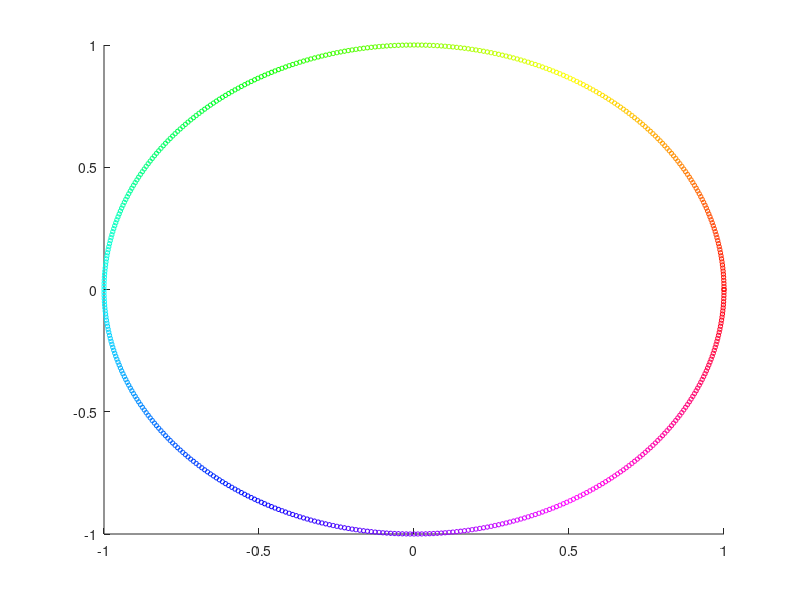

MATLAB code for this plot: (Note: this script raises an error after producing the figure.)
%make evenly spaced points on the color circle
hue=0:.002:1;

%calculate the difference in hue between all the points
%setup matrices with values of hue1 and hue2
[h1,h2]=meshgrid(hue,hue);
%calculate the absolute difference
dhue=abs(h1-h2);
%for hues more than .5 apart, take the complement distance which is smaller
badones=find(dhue>.5);
dhue(badones)=1-dhue(badones);

%we want constant saturation and value for our HSV values
saturation=ones(size(hue));
value=ones(size(hue));

%construct an hsv colormap
hsv=[hue;saturation;value]';

%plot out our color wheel
figure(1);
clf;
%calculate the x and y positions
x=cos(hue*2*pi);
y=sin(hue*2*pi);
%scatter plot the results using our hsv values to color them
scatter(x,y,10,hsv2rgb(hsv));

%load the data
data=load('synapsinR_7thA.tif.Pivots.txt.Features.txt');

numchannels=size(data,2)/6;
goodones=1:size(data,2);
goodones=reshape(goodones',6,numchannels)';
goodones=goodones(:,1:4)';
goodones=goodones(:);

data=data(:,goodones);
%N is the number of synapses
N=size(data,1);
%M is the number of features
M=size(data,2);
%%
%K is the number of points in our kohonen network
K=length(hue);

%calculate the min, max, range, standard deviation and mean
%of every feature
maxvals=max(data,1);
minvals=min(data,1);
range=maxvals-minvals;
stds=std(data,[],1);
means=mean(data,1);

%normalize the data, by subtracting the mean and dividing by the standard
%deviation of every feature
data=(data-repmat(means,N,1))./repmat(stds,N,1);

%start out with random positions for each member of the kohonen network
%in this normalized space.  Each row is a member of our network along the 
%color wheel, each column is the value in the dimension of the feature space.
positions=randn(K,M);
%%

%loop through time
T=50000;
counts=zeros(1,K);

for t=1:T
   
    %have a factor which gets smaller and smaller over time
    eta=.3*exp(-t/(T/5))+1*exp(-t/(100));
    
    %define the coefficents which will modulate the pull of all the other hues
    %when you pull on one.
    sig_hue=.01*((T-t)/T)+.005+.2*exp(-t/(5000))+1*exp(-t/(100));
    move_coeff=exp(-dhue.^2/(2*sig_hue.^2));

    %pull out a random index from all the synanpses
    randguy=ceil(N*rand(1));
    
    %calculate the differential vector from our random guy
    %to each of the members of the kohonen network
    deltv_inspace=repmat(data(randguy,:),K,1)-positions;
    
    %calculate the absolute euclidean distance
    distances_inspace=sqrt(sum(deltv_inspace.^2,2));
    
    %find out the minimum distance amongst the members of the kohonen 
    %network and which member is the minimum
    [mindist,minguy]=min(distances_inspace);
    
    %calculate the delta vector that we want to move each of the members
    %of the kohonen network.  It should be in the direction of the
    %difference between each member and the random point
    %but modulated in strength by eta, and the movement coefficents
    %which will drag the guy closest and the guys near the closest guy
    %(near in terms of the color hue space) farther than those "far" away
    %(again.. far in terms of the color hue space).
    positions=positions+eta*repmat(move_coeff(:,minguy),1,M).*deltv_inspace;
    
    counts(minguy)=counts(minguy)+1;
    %plot out the positions every 100th time step
    if (mod(t,100)==1)
       
        figure(4);
        clf;
        bar(counts);
        
        figure(5);
        clf;
        for i=1:4
            subplot(2,2,i)
            imagesc(positions(:,1+i-1:4:end));
            caxis([-1 1]);
        end
        
        
    end
end
%%
%after we have the positions of the synapse we want to go through the
%entire list of synapses, find the kohonen network guy closest
%and then give him the hue value of that closest guy
N=length(data);
data_hue=zeros(N,1);
mindist=zeros(N,1);
minguy=zeros(N,1);
for i=1:N
   
    if mod(i,10000)==1
       
        disp(i*1.0/N);
      
        disp(i);
    end  
    delt=repmat(data(i,:),K,1)-positions;
    dist=sum(delt.^2,2);
    [mindist(i),minguy(i)]=min(dist);
    data_hue(i)=hue(minguy(i));
end
%%
numbins=150;
dist_prob=zeros(K,numbins+1);
for i=1:K
  
    dist_prob(i,:)=histc(mindist(minguy==i),0:numbins);
    
    dist_prob(i,:)=dist_prob(i,:)./(repmat(sum(dist_prob(i,:),2),1,numbins+1));
    
    
end

%%
%we want constant saturation and value for our HSV values
data_hsv=[data_hue ones(size(data_hue)) ones(size(data_hue))];

%convert this to RGB values from 0 to 255
data_rgb=floor(256*hsv2rgb(data_hsv));

%save this as a txt file
fid=fopen('synapsinR_7thA.tif.Pivots.kohonen_rgb5.txt','w');
fprintf(fid,'%d,%d,%d\n',data_rgb');
fclose(fid);
%%

classes=zeros(size(data,1),4);
classes(:,1)=load('VGluT1Predictions.txt');
classes(:,2)=load('VGluT2Predictions.txt');
classes(:,3)=load('GabaPredictions.txt');
classes(:,4)=load('THPredictions.txt');




%%
pivots=load('synapsinR_7thA.tif.Pivots.txt');
data_minguy=round(data_hue*500);
data_minguy=data_minguy+1;

numbins=100;
densities=zeros(K,numbins);
densities_x=zeros(K,numbins/4);
max_x=max(pivots(:,1));
max_y=max(pivots(:,2));

for i=1:K
   goodones=find(data_minguy==i);
   N=hist(pivots(goodones,2),1:max_y/numbins:max_y);
   densities(i,:)=N;
   N=hist(pivots(goodones,1),1:4*max_x/numbins:max_x);
   densities_x(i,:)=N;
   
end
densities_norm=densities./repmat(sum(densities,2),1,numbins);
densities_norm_x=densities_x./repmat(sum(densities_x,2),1,numbins/4);
%%

%%
bottom=.15;
height=.75;
std_buff=.03;
numplots=5;
mini=.02;
std_width=(1-mini-std_buff*numplots-.005)/numplots;
std_total=std_width+std_buff;

figure(90);
set(gcf,'Position',[20 500 1024 768]);
clf;

subplot('position',[0 bottom mini height]);
scatter(zeros(1,K),-(1:K),10,hsv2rgb(hsv));
axis tight;
xlim([-.01 .01]);
axis off;

% Set the X-Tick locations so that every other month is labeled.
%Xt = 1:2:11;
%Xl = [1 12];
%set(gca,'XTick',Xt,'XLim',Xl);

% Add the months as tick labels.
labels = ['Synap ';
'Synap ';
'VGlut1';
'VGlut1'; 
'VGlut2';
'Vglut3';
'psd   ';
'glur2 ';
'nmdar1';
'nr2b  ';
'gad   ';
'VGAT  ';
'PV    ';
'Gephyr';
'GABAR1';
'GABABR';
'CR1   ';
'5HT1A ';
'NOS   ';
'TH    ';
'VACht ';
'Synapo';
'tubuli';
'DAPI  '];

subplot('position',[mini+std_buff bottom std_width height]);
set(gca,'FontSize',16)
imagesc(positions(:,1:4:end));
caxis([-2 5]);
ylabel('Points on Circle');
%xlabel('Channels');
title('Localized Brightness');
%set(gca,'XTick',[1:14]);
%set(gca,'XTickLabel',{'syna','synaGP','vglut1-3', 'vglut1-8', 'vglut3-1','psd','gad','vgat','pv','gephy','GABARa1','TH','VAChT','DAPI'})
% Place the text labels
set(gca,'XTick',.5:1:size(labels,1),'Xlim',[0.5 size(labels,1)+.5]);
ax = axis; % Current axis limits
axis(axis); % Set the axis limit modes (e.g. XLimMode) to manual
Yl = ax(3:4); % Y-axis limits
t = text((.1:1:size(labels,1)),(K+5)*ones(1,size(labels,1)),labels);
set(t,'HorizontalAlignment','right','VerticalAlignment','top','Rotation',90,'FontSize',16);
set(gca,'XTickLabel','');


subplot('position',[mini+std_buff+std_total bottom std_width height]);
imagesc(positions(:,3:4:end));
caxis([-2 5]); 
set(gca,'XTick',.5:1:size(labels,1),'Xlim',[0.5 size(labels,1)+.5]);
%xlabel('Channels');
title('Distance to COM');
t = text((.3:1:size(labels,1)),(K+5)*ones(1,size(labels,1)),labels);
set(t,'HorizontalAlignment','right','VerticalAlignment','top', 'Rotation',90);
set(gca,'XTickLabel','');

subplot('position',[mini+std_buff+2*std_total bottom std_width height]);
set(gca,'FontSize',16)
imagesc(densities_norm);
set(gca,'YTick',[]);
xlabel('Percentage through volume in Y');
title('Normalized density of types');
caxis([0 .1]);

subplot('position',[mini+std_buff+3*std_total bottom std_width height]);
set(gca,'FontSize',16)
imagesc(densities_norm_x);
set(gca,'YTick',[]);
xlabel('Percentage through volume in X');
title('Normalized density of types');
caxis([0 .1]);


% 
% SUBPLOT('position',[mini+std_buff+4*std_total bottom std_width height]);
% imagesc(dist_prob);
% set(gca,'YTick',[]);
% xlabel('Distance (standard deviations^2)');
% title('Distribution of distances to circle');
% caxis([0 .1]);


%%

figure(5);
clf;
for i=1:4
  subplot(2,2,i)
  imagesc(positions(:,1+i-1:4:end));
  caxis([-2 5]); 
end
    



